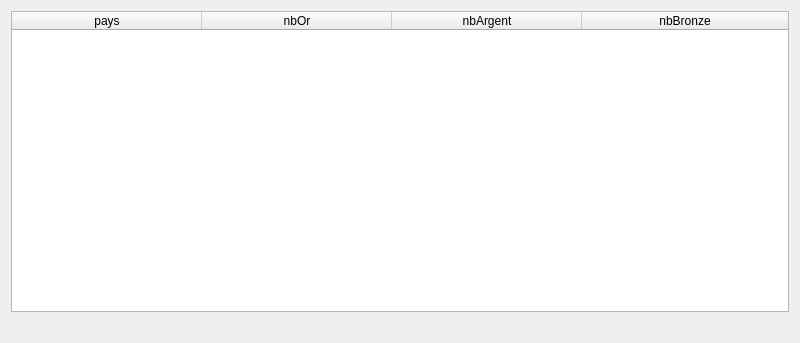
<?xml version="1.0" encoding="UTF-8"?>
<ui version="4.0">
 <class>fct_part_2_2</class>
 <widget class="QDialog" name="fct_part_2_2">
  <property name="geometry">
   <rect>
    <x>0</x>
    <y>0</y>
    <width>800</width>
    <height>343</height>
   </rect>
  </property>
  <property name="windowTitle">
   <string>Nombre de médailles par pays</string>
  </property>
  <property name="windowIcon">
   <iconset>
    <normaloff>../../../../../../../342px-Olympic_rings_without_rims.svg.png</normaloff>../../../../../../../342px-Olympic_rings_without_rims.svg.png</iconset>
  </property>
  <layout class="QVBoxLayout" name="verticalLayout">
   <item>
    <widget class="QTableWidget" name="table_fct_part_2_2">
     <attribute name="horizontalHeaderDefaultSectionSize">
      <number>190</number>
     </attribute>
     <attribute name="horizontalHeaderMinimumSectionSize">
      <number>50</number>
     </attribute>
     <attribute name="horizontalHeaderShowSortIndicator" stdset="0">
      <bool>false</bool>
     </attribute>
     <attribute name="horizontalHeaderStretchLastSection">
      <bool>true</bool>
     </attribute>
     <attribute name="verticalHeaderVisible">
      <bool>false</bool>
     </attribute>
     <column>
      <property name="text">
       <string>pays</string>
      </property>
     </column>
     <column>
      <property name="text">
       <string>nbOr</string>
      </property>
     </column>
     <column>
      <property name="text">
       <string>nbArgent</string>
      </property>
     </column>
     <column>
      <property name="text">
       <string>nbBronze</string>
      </property>
     </column>
    </widget>
   </item>
   <item>
    <widget class="QLabel" name="label_fct_part_2_2">
     <property name="text">
      <string/>
     </property>
     <property name="alignment">
      <set>Qt::AlignCenter</set>
     </property>
    </widget>
   </item>
  </layout>
 </widget>
 <resources/>
 <connections/>
 <slots>
  <slot>refreshResult()</slot>
  <slot>initialiserpays()</slot>
  <slot>initialiserid()</slot>
 </slots>
</ui>
